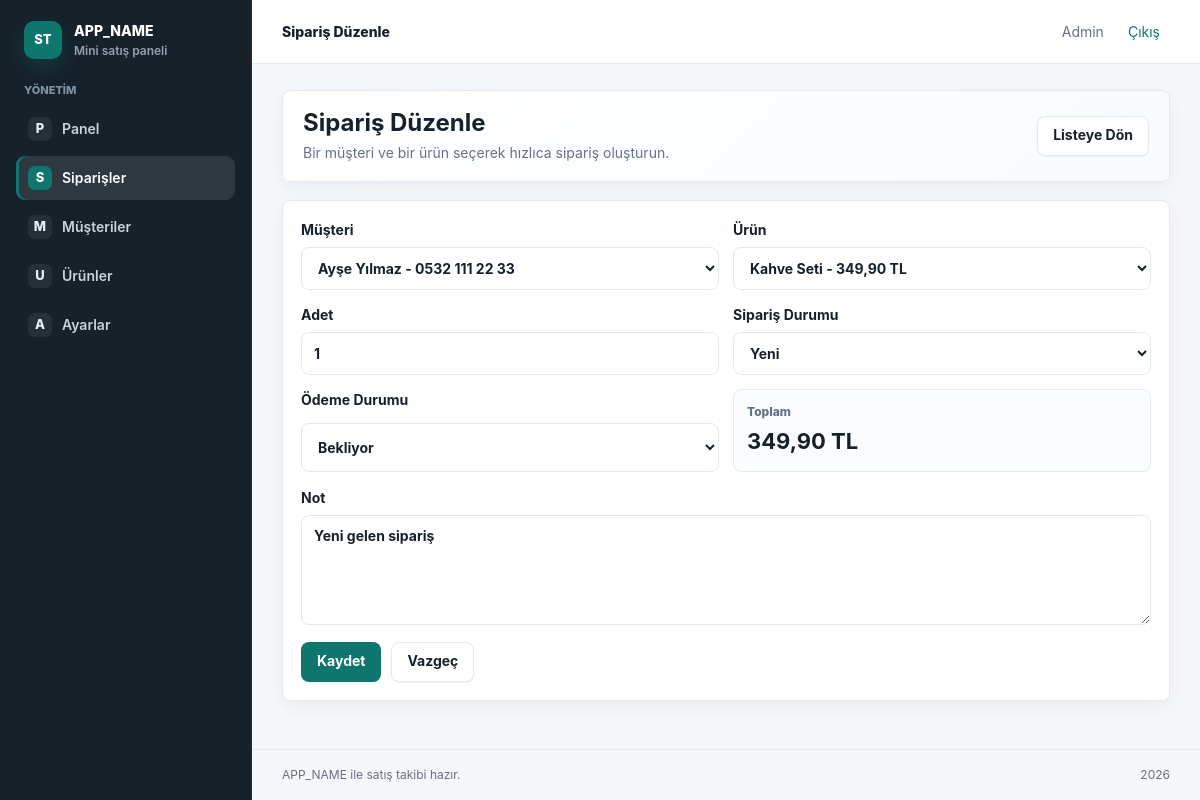
The page /admin/order_form.php?id=1 (signed in) on the database its author committed.
### tables this page shows
CREATE TABLE IF NOT EXISTS `orders` (
    `id` INT UNSIGNED NOT NULL AUTO_INCREMENT,
    `customer_id` INT UNSIGNED DEFAULT NULL,
    `order_no` VARCHAR(40) NOT NULL,
    `status` VARCHAR(40) NOT NULL DEFAULT 'pending',
    `payment_status` VARCHAR(40) NOT NULL DEFAULT 'waiting',
    `subtotal` DECIMAL(10,2) NOT NULL DEFAULT 0.00,
    `discount_total` DECIMAL(10,2) NOT NULL DEFAULT 0.00,
    `tax_total` DECIMAL(10,2) NOT NULL DEFAULT 0.00,
    `total_amount` DECIMAL(10,2) NOT NULL DEFAULT 0.00,
    `notes` TEXT DEFAULT NULL,
    `created_at` TIMESTAMP NOT NULL DEFAULT CURRENT_TIMESTAMP,
    `updated_at` TIMESTAMP NULL DEFAULT NULL ON UPDATE CURRENT_TIMESTAMP,
    PRIMARY KEY (`id`),
    UNIQUE KEY `orders_order_no_unique` (`order_no`),
    KEY `orders_customer_id_index` (`customer_id`),
    CONSTRAINT `orders_customer_id_fk`
        FOREIGN KEY (`customer_id`) REFERENCES `customers` (`id`)
        ON DELETE SET NULL
        ON UPDATE CASCADE
);

CREATE TABLE IF NOT EXISTS `customers` (
    `id` INT UNSIGNED NOT NULL AUTO_INCREMENT,
    `name` VARCHAR(150) NOT NULL,
    `phone` VARCHAR(40) DEFAULT NULL,
    `email` VARCHAR(190) DEFAULT NULL,
    `address` TEXT DEFAULT NULL,
    `notes` TEXT DEFAULT NULL,
    `created_at` TIMESTAMP NOT NULL DEFAULT CURRENT_TIMESTAMP,
    `updated_at` TIMESTAMP NULL DEFAULT NULL ON UPDATE CURRENT_TIMESTAMP,
    PRIMARY KEY (`id`),
    KEY `customers_name_index` (`name`)
);

### includes/functions.php (called while the page is built, shortened)
<?php
function e(?string $value): string
{
    return htmlspecialchars($value ?? '', ENT_QUOTES, 'UTF-8');
}
function url(string $path = ''): string
{
    return rtrim(APP_URL, '/') . '/' . ltrim($path, '/');
}
function order_status_options(): array
{
    return [
        'pending' => 'Yeni',
        'preparing' => 'Hazırlanıyor',
        'shipped' => 'Kargoda',
        'completed' => 'Teslim Edildi',
        'cancelled' => 'İptal',
    ];
}
function payment_status_options(): array
{
    return [
        'waiting' => 'Bekliyor',
        'paid' => 'Ödendi',
        'partial' => 'Kısmi Ödendi',
    ];
}

### admin/order_form.php (the view, shortened to what this page needs)
<?php
$pdo = db();
$orderId = (int) ($_GET['id'] ?? 0);
$isEdit = $orderId > 0;
$customers = $pdo->query(
    'SELECT id, name, phone
     FROM customers
     ORDER BY name ASC'
)->fetchAll();
$products = $pdo->query(
    'SELECT id, name, sku, price, stock_quantity
     FROM products
     ORDER BY name ASC'
)->fetchAll();
$form = [
    'customer_id' => '',
    'product_id' => '',
    'quantity' => 1,
    'status' => 'pending',
    'payment_status' => 'waiting',
    'notes' => '',
];
if ($isEdit) {
    $stmt = $pdo->prepare(
        'SELECT
            o.id,
            o.customer_id,
            o.status,
            o.payment_status,
            o.notes,
            oi.product_id,
            oi.quantity
         FROM orders o
         LEFT JOIN (
            SELECT oi1.*
            FROM order_items oi1
            INNER JOIN (
                SELECT order_id, MIN(id) AS first_item_id
                FROM order_items
                GROUP BY order_id
            ) first_items ON first_items.first_item_id = oi1.id
         ) oi ON oi.order_id = o.id
         WHERE o.id = :id
         LIMIT 1'
    );
    $stmt->execute(['id' => $orderId]);
    $order = $stmt->fetch();
    $form = [
        'customer_id' => (string) ($order['customer_id'] ?? ''),
        'product_id' => (string) ($order['product_id'] ?? ''),
        'quantity' => (int) ($order['quantity'] ?? 1),
        'status' => $order['status'] ?: 'pending',
        'payment_status' => $order['payment_status'] ?: 'waiting',
        'notes' => $order['notes'] ?? '',
    ];
}
$page_title = $isEdit ? 'Sipariş Düzenle' : 'Yeni Sipariş';
require_once __DIR__ . '/../includes/header.php';
require_once __DIR__ . '/../includes/sidebar.php';
?>
<main class="content">
    <div class="page-head">
        <div>
            <h1><?php echo e($page_title); ?></h1>
            <p>Bir müşteri ve bir ürün seçerek hızlıca sipariş oluşturun.</p>
        </div>
        <a class="btn btn-secondary" href="<?php echo url('admin/orders.php'); ?>">Listeye Dön</a>
    </div>
    <section class="panel">
        <form class="form-stack order-form" method="post">
            <div class="form-grid">
                <label>
                    Müşteri
                    <select name="customer_id" required>
                        <?php foreach ($customers as $customer): ?>
                            <option value="<?php echo (int) $customer['id']; ?>" <?php echo (int) $form['customer_id'] === (int) $customer['id'] ? 'selected' : ''; ?>>
                                <?php echo e($customer['name']); ?><?php echo $customer['phone'] ? ' - ' . e($customer['phone']) : ''; ?>
                            </option>
                        <?php endforeach; ?>
                    </select>
                </label>
                <label>
                    Ürün
                    <select name="product_id" required data-product-select>
                        <?php foreach ($products as $product): ?>
                            <option
                                value="<?php echo (int) $product['id']; ?>"
                                data-price="<?php echo e((string) $product['price']); ?>"
                                <?php echo (int) $form['product_id'] === (int) $product['id'] ? 'selected' : ''; ?>
                            >
                                <?php echo e($product['name']); ?> - <?php echo e(format_money((float) $product['price'])); ?>
                            </option>
                        <?php endforeach; ?>
                    </select>
                </label>
                <label>
                    Adet
                    <input type="number" name="quantity" min="1" step="1" value="<?php echo (int) $form['quantity']; ?>" required data-quantity-input>
                </label>
                <label>
                    Sipariş Durumu
                    <select name="status" required>
                        <?php foreach (order_status_options() as $value => $label): ?>
                            <option value="<?php echo e($value); ?>" <?php echo $form['status'] === $value ? 'selected' : ''; ?>>
                                <?php echo e($label); ?>
                            </option>
                        <?php endforeach; ?>
                    </select>
                </label>
                <label>
                    Ödeme Durumu
                    <select name="payment_status" required>
                        <?php foreach (payment_status_options() as $value => $label): ?>
                            <option value="<?php echo e($value); ?>" <?php echo $form['payment_status'] === $value ? 'selected' : ''; ?>>
                                <?php echo e($label); ?>
                            </option>
                        <?php endforeach; ?>
                    </select>
                </label>
                <div class="total-box">
                    <span>Toplam</span>
                    <strong data-total-preview>0,00 TL</strong>
                </div>
            </div>
            <label>
                Not
                <textarea name="notes" rows="4" placeholder="Sipariş notu"><?php echo e($form['notes']); ?></textarea>
            </label>
            <div class="form-actions">
                <button class="btn btn-primary" type="submit" <?php echo (!$customers || !$products) ? 'disabled' : ''; ?>>
                    Kaydet
                </button>
                <a class="btn btn-secondary" href="<?php echo url('admin/orders.php'); ?>">Vazgeç</a>
            </div>
        </form>
    </section>
</main>
<?php require_once __DIR__ . '/../includes/footer.php'; ?>

### assets/css/style.css (style rules this page uses)
:root { --bg: #f5f7fa; --surface: #ffffff; --surface-soft: #f4f7fb; --surface-warm: #fbfcfd; --text: #17212b; --muted: #667085; --line: #e4e9f0; --line-strong: #d4dce7; --primary: #0f766e; --primary-strong: #115e59; --primary-soft: #e8f7f4; --danger: #b42318; --warning: #b54708; --blue: #175cd3; --purple: #5925dc; --shadow: 0 14px 32px rgba(16, 24, 40, 0.07); --shadow-soft: 0 6px 18px rgba(16, 24, 40, 0.05); }
* { box-sizing: border-box; }
body { margin: 0; min-height: 100vh; background: var(--bg); color: var(--text); font-family: Inter, ui-sans-serif, system-ui, -apple-system, BlinkMacSystemFont, "Segoe UI", Arial, Helvetica, sans-serif; font-size: 14px; line-height: 1.5; text-rendering: optimizeLegibility; }
a { color: inherit; text-decoration: none; }
h1, h2, p { margin-top: 0; }
button, input, select, textarea { letter-spacing: 0; }
.content { grid-column: 2; width: 100%; max-width: 1440px; padding: 26px 30px 30px; }
.page-head { display: flex; align-items: center; justify-content: space-between; gap: 16px; margin-bottom: 18px; padding: 18px 20px; border: 1px solid var(--line); border-radius: 8px; background: linear-gradient(135deg, #ffffff 0%, #f8fbfd 100%); box-shadow: var(--shadow-soft); }
.page-head h1 { margin-bottom: 4px; font-size: 24px; line-height: 1.2; letter-spacing: 0; }
.page-head p, .muted { margin-bottom: 0; color: var(--muted); }
.metric-card, .panel, .login-card { background: var(--surface); border: 1px solid var(--line); border-radius: 8px; box-shadow: var(--shadow-soft); }
.panel { padding: 18px; }
.btn { display: inline-flex; align-items: center; justify-content: center; gap: 8px; min-height: 40px; padding: 0 15px; border: 1px solid transparent; border-radius: 8px; cursor: pointer; font: inherit; font-weight: 700; line-height: 1.2; text-align: center; white-space: nowrap; box-shadow: 0 1px 2px rgba(16, 24, 40, 0.05); transition: background 0.16s ease, border-color 0.16s ease, box-shadow 0.16s ease, transform 0.16s ease; }
.btn-primary { background: var(--primary); color: #ffffff; }
.btn-secondary { background: #ffffff; color: var(--text); border: 1px solid var(--line); }
.form-stack { display: grid; gap: 15px; }
.form-stack label { display: grid; gap: 7px; font-weight: 700; }
.form-stack input, .form-stack select, .form-stack textarea { width: 100%; min-height: 43px; padding: 9px 12px; border: 1px solid var(--line); border-radius: 8px; background: #ffffff; color: var(--text); font: inherit; }
.form-stack textarea { min-height: 110px; resize: vertical; }
.form-grid { display: grid; grid-template-columns: repeat(2, minmax(0, 1fr)); gap: 14px; }
.total-box { display: grid; align-content: center; min-height: 72px; padding: 13px; border: 1px solid var(--line); border-radius: 8px; background: var(--surface-warm); }
.total-box span { color: var(--muted); font-size: 12px; font-weight: 800; }
.total-box strong { margin-top: 4px; font-size: 22px; }
.form-actions { display: flex; flex-wrap: wrap; gap: 10px; padding-top: 2px; }

### rows shown on the page
orders: customer_id "Ayşe Yılmaz - 0532 111 22 33", status "Yeni", payment_status "Bekliyor", notes "Yeni gelen sipariş"

### other values the page prints
$page_title "Sipariş Düzenle"
$user['name'] "Admin"
APP_NAME "APP_NAME"
$item['icon'] "P"
$item['label'] "Panel"
$item['icon'] "S"
$item['label'] "Siparişler"
$item['icon'] "M"
$item['label'] "Müşteriler"
$item['icon'] "U"
$item['label'] "Ürünler"
$item['icon'] "A"
$item['label'] "Ayarlar"
form field product_id "Kahve Seti - 349,90 TL"
